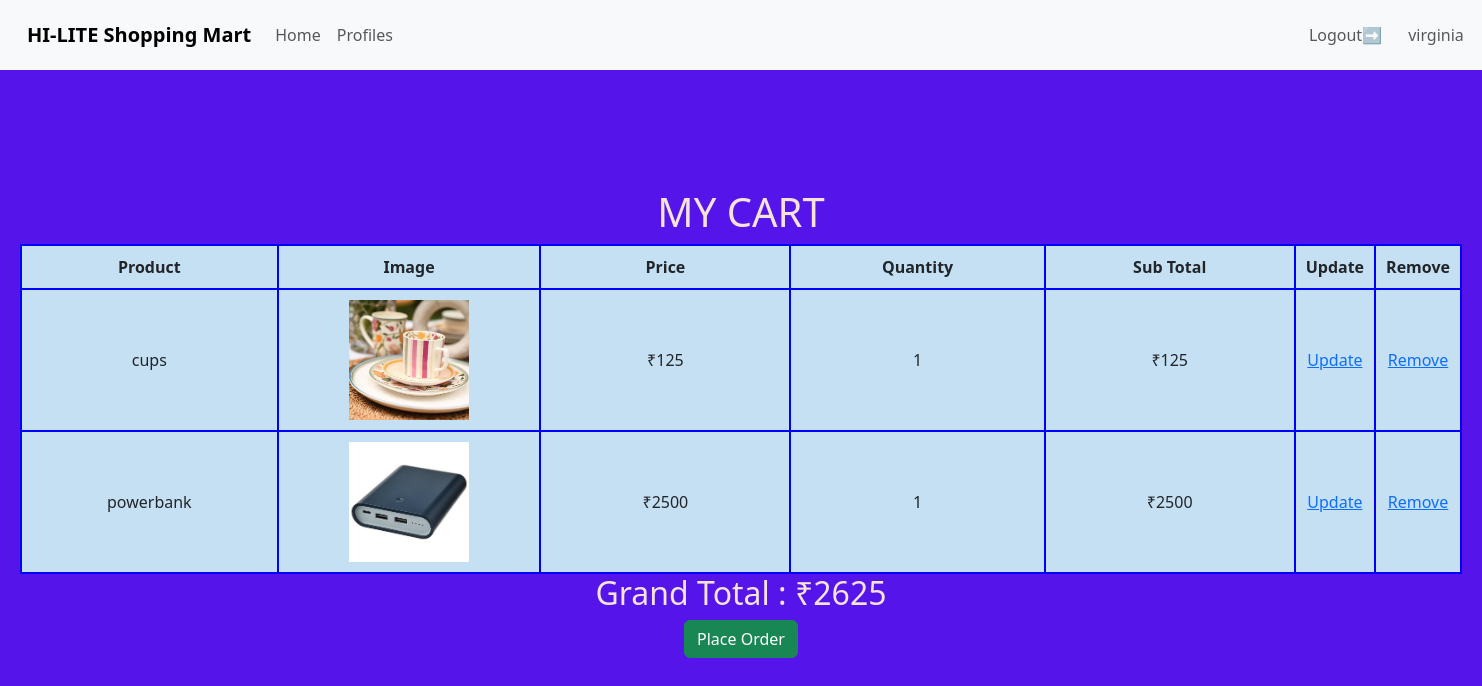
/shop/cart/ (signed in), run on the app's committed database.
### shop/models.py (models this page shows, shortened)
class CartItem(models.Model):
    cart = models.ForeignKey(Cart, on_delete=models.CASCADE)
    product = models.ForeignKey(Product, on_delete=models.CASCADE)
    quantity = models.PositiveIntegerField(default=1)
    def sub_total(self):
        return self.product.price * self.quantity

class Product(models.Model):
    name=models.CharField(max_length=40)
    price=models.IntegerField()
    des=models.TextField(blank=True)
    cat=models.ForeignKey(Category,on_delete=models.CASCADE)
    pimg=models.ImageField(upload_to="product",blank=True)

### shop/views.py (the view)
# urls.py: path("cart/", view_cart, name="view_cart"),
@login_required(login_url="/shop/login")
def view_cart(request):
    cart = Cart.objects.get(user=request.user)
    cart_items = CartItem.objects.filter(cart=cart)
    total = 0
    for item in cart_items:
        total += item.sub_total()
    return render(request, "cart.html", {"cart_items": cart_items,"total": total,})

### templates/cart.html
{% extends 'base.html' %}
{% load static %}
{% block content %}
    <link rel="stylesheet" href="{% static 'css/products.css' %}">
    <h1>MY CART</h1>
    {% if cart_items %}
    <table>
        <thead>
            <tr>
                <th>Product</th>
                <th>Image</th>
                <th>Price</th>
                <th>Quantity</th>
                <th>Sub Total</th>
                <th>Update</th>
                <th>Remove</th>
            </tr>
        </thead>
        <tbody>
        {% for item in cart_items %}
            <tr>
                <td>{{ item.product.name }}</td>
                <td>{% if item.product.pimg %}
                        <img src="{{ item.product.pimg.url }}" height="120" width="120">
                    {% endif %}</td>
                <td>₹{{ item.product.price }}</td>
                <td>{{ item.quantity }}</td>
                <td>₹{{ item.sub_total }}</td>
                <td><a href="{% url 'update_cart' item.id %}">Update</a></td>
                <td><a href="{% url 'remove_from_cart' item.id %}"
                    onclick="return confirm('Are you sure you want to remove this item from your cart?');">Remove</a></td>
            </tr>
        {% endfor %}
        </tbody>
    </table>
    <h2>Grand Total : ₹{{ total }}</h2>
    <a href="{% url 'place_order' %}" class="btn btn-success">Place Order</a>
    {% else %}
    <h2>Your cart is empty.</h2>
    {% endif %}
    <br>
{% endblock %}

### templates/base.html (shortened to what this page needs)
{% load static %}
<head>
    <link href="https://cdn.jsdelivr.net/npm/bootstrap@5.3.8/dist/css/bootstrap.min.css" rel="stylesheet">
    <link rel="stylesheet" href="{% static 'css/base.css' %}">
</head>
<body>
    <header>
        <nav class="navbar navbar-expand-lg bg-body-tertiary">
                <div class="container-fluid">
                    <a class="navbar-brand  fw-bold" href="#">HI-LITE Shopping Mart</a>
                    <div class="collapse navbar-collapse" id="navbarSupportedContent">
                    <ul class="navbar-nav me-auto mb-2 mb-lg-0">
                        <li class="nav-item">
                        <a class="nav-link" href="{% url 'products'%}">Home</a>
                        </li>
                        {% if user.is_authenticated %}
                            <li class="nav-item">
                            <a class="nav-link" href="{% url 'profiles'%}">Profiles</a>
                            </li>
                            <div class="nav-right">
                                <li class="nav-item">
                                <a class="nav-link" href="{% url 'logout'%}">Logout➡️</a>
                                </li>
                                <li class="nav-item">
                                <a class="nav-link" href="">{{request.user}}</a>
                                </li>
                            </div>
                        {%endif%}
                    </ul>
                    </div>
                </div>
        </nav>
    </header>
    <div class="main">
            {% block content%}
            {% endblock %}
    </div>
</body>
</html>

### static/css/base.css (style rules this page uses)
.main { background-color: rgb(84, 20, 234); color: rgb(245, 226, 217); display: flex; flex-direction: column; align-items: center; justify-content: center; flex: 1; padding: 20px; }
body { min-height: 100%; display: flex; flex-direction: column; margin: 0; }
.navbar { display: flex; justify-content: space-between; align-items: center; padding: 15px; background-color: #f2f2f2; }
.nav-right { display: flex; flex-direction: row; gap: 10px; align-items: right; justify-items: end; margin-left: 900px; }
.btn { text-align:center; }

### static/css/products.css (style rules this page uses)
td { border: 2px solid blue; padding: 10px; width: 20%; border: 2px solid blue; padding: 10px; text-align: center; vertical-align: middle; }
tr { padding: 10px; width: 20%; }
th { border: 2px solid blue; padding: 10px; text-align: center; vertical-align: middle; }
img { max-width: 300px; height: auto; }
table { width: 100%; border-collapse: collapse; border: 2px solid blue; width: 100%; border-collapse: collapse; background-color: rgb(197, 224, 243); }

### data on the page
CartItem: product.name "cups", product.pimg (picture), product.price "125", quantity "1", sub_total "125"
CartItem: product.name "powerbank", product.pimg (picture), product.price "2500", quantity "1", sub_total "2500"

### other printed values
{{ request.user }} "virginia"
{{ total }} "2625"
